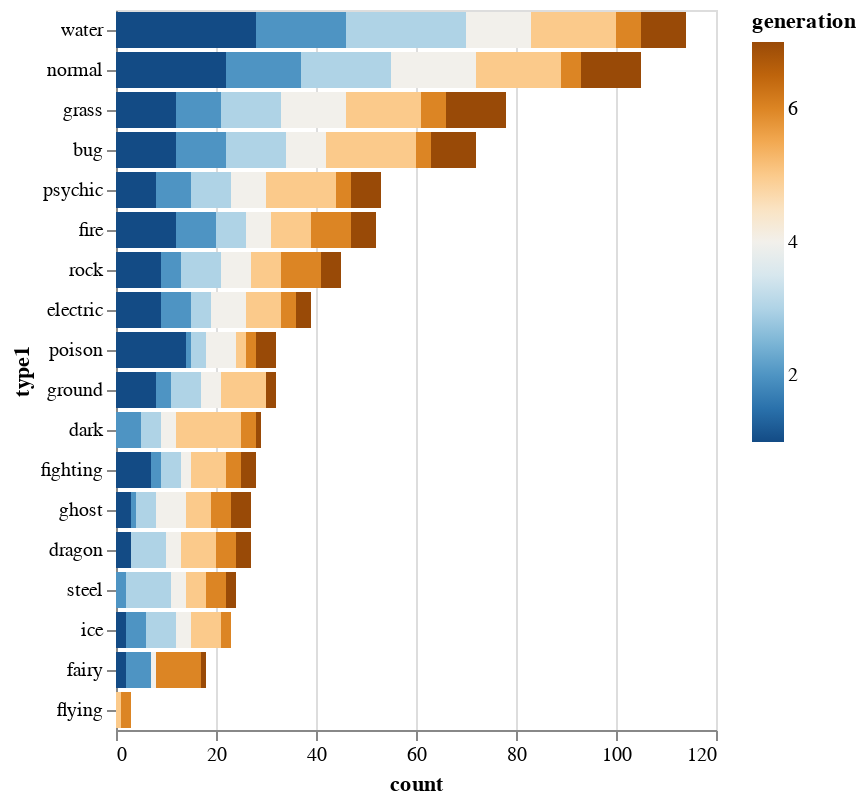

Source (notebook cell):
### Markdown cell above
4. Kehre den Plot um und plotte 
* X-Achse: count, 
* Y-Achse: type1
* Farbe: generation

5. Sortiere die Y-Achse absteigend nach den Werten der X-Achse

### Code cell
alt.Chart(df_generation_type).mark_bar().encode(
    x = 'count', 
    y = alt.Y('type1', sort='-x'),
    color = alt.Color('generation').scale(scheme = 'blueorange')
)

### Figure 1 — Vega-Lite specification as saved in the notebook (floating-point values rounded to 4 significant figures)
{"config": {"view": {"continuousWidth": 300, "continuousHeight": 300}}, "data": {"name": "data-58580f079e78d2ecf11da8f9bbaf431e"}, "mark": {"type": "bar"}, "encoding": {"color": {"field": "generation", "scale": {"scheme": "blueorange"}, "type": "quantitative"}, "x": {"field": "count", "type": "quantitative"}, "y": {"field": "type1", "sort": "-x", "type": "nominal"}}, "$schema": "https://vega.github.io/schema/vega-lite/v5.20.1.json", "datasets": {"data-58580f079e78d2ecf11da8f9bbaf431e": [{"generation": 1, "type1": "water", "count": 28}, {"generation": 1, "type1": "normal", "count": 22}, {"generation": 1, "type1": "poison", "count": 14}, {"generation": 1, "type1": "bug", "count": 12}, {"generation": 1, "type1": "grass", "count": 12}, {"generation": 1, "type1": "fire", "count": 12}, {"generation": 1, "type1": "electric", "count": 9}, {"generation": 1, "type1": "rock", "count": 9}, {"generation": 1, "type1": "psychic", "count": 8}, {"generation": 1, "type1": "ground", "count": 8}, {"generation": 1, "type1": "fighting", "count": 7}, {"generation": 1, "type1": "ghost", "count": 3}, {"generation": 1, "type1": "dragon", "count": 3}, {"generation": 1, "type1": "ice", "count": 2}, {"generation": 1, "type1": "fairy", "count": 2}, {"generation": 2, "type1": "water", "count": 18}, {"generation": 2, "type1": "normal", "count": 15}, {"generation": 2, "type1": "bug", "count": 10}, {"generation": 2, "type1": "grass", "count": 9}, {"generation": 2, "type1": "fire", "count": 8}, {"generation": 2, "type1": "psychic", "count": 7}, {"generation": 2, "type1": "electric", "count": 6}, {"generation": 2, "type1": "dark", "count": 5}, {"generation": 2, "type1": "fairy", "count": 5}, {"generation": 2, "type1": "ice", "count": 4}, {"generation": 2, "type1": "rock", "count": 4}, {"generation": 2, "type1": "ground", "count": 3}, {"generation": 2, "type1": "steel", "count": 2}, {"generation": 2, "type1": "fighting", "count": 2}, {"generation": 2, "type1": "ghost", "count": 1}, {"generation": 2, "type1": "poison", "count": 1}, {"generation": 3, "type1": "water", "count": 24}, {"generation": 3, "type1": "normal", "count": 18}, {"generation": 3, "type1": "grass", "count": 12}, {"generation": 3, "type1": "bug", "count": 12}, {"generation": 3, "type1": "steel", "count": 9}, {"generation": 3, "type1": "rock", "count": 8}, {"generation": 3, "type1": "psychic", "count": 8}, {"generation": 3, "type1": "dragon", "count": 7}, {"generation": 3, "type1": "ground", "count": 6}, {"generation": 3, "type1": "ice", "count": 6}, {"generation": 3, "type1": "fire", "count": 6}, {"generation": 3, "type1": "fighting", "count": 4}, {"generation": 3, "type1": "dark", "count": 4}, {"generation": 3, "type1": "ghost", "count": 4}, {"generation": 3, "type1": "electric", "count": 4}, {"generation": 3, "type1": "poison", "count": 3}, {"generation": 4, "type1": "normal", "count": 17}, {"generation": 4, "type1": "grass", "count": 13}, {"generation": 4, "type1": "water", "count": 13}, {"generation": 4, "type1": "bug", "count": 8}, {"generation": 4, "type1": "psychic", "count": 7}, {"generation": 4, "type1": "electric", "count": 7}, {"generation": 4, "type1": "rock", "count": 6}, {"generation": 4, "type1": "poison", "count": 6}, {"generation": 4, "type1": "ghost", "count": 6}, {"generation": 4, "type1": "fire", "count": 5}, {"generation": 4, "type1": "ground", "count": 4}, {"generation": 4, "type1": "ice", "count": 3}, {"generation": 4, "type1": "steel", "count": 3}, {"generation": 4, "type1": "dark", "count": 3}, {"generation": 4, "type1": "dragon", "count": 3}, {"generation": 4, "type1": "fighting", "count": 2}, {"generation": 4, "type1": "fairy", "count": 1}, {"generation": 5, "type1": "bug", "count": 18}, {"generation": 5, "type1": "normal", "count": 17}, {"generation": 5, "type1": "water", "count": 17}, {"generation": 5, "type1": "grass", "count": 15}, {"generation": 5, "type1": "psychic", "count": 14}, {"generation": 5, "type1": "dark", "count": 13}, {"generation": 5, "type1": "ground", "count": 9}, {"generation": 5, "type1": "fire", "count": 8}, {"generation": 5, "type1": "electric", "count": 7}, {"generation": 5, "type1": "dragon", "count": 7}, {"generation": 5, "type1": "fighting", "count": 7}, {"generation": 5, "type1": "rock", "count": 6}, {"generation": 5, "type1": "ice", "count": 6}, {"generation": 5, "type1": "ghost", "count": 5}, {"generation": 5, "type1": "steel", "count": 4}, {"generation": 5, "type1": "poison", "count": 2}, {"generation": 5, "type1": "flying", "count": 1}, {"generation": 6, "type1": "fairy", "count": 9}, {"generation": 6, "type1": "fire", "count": 8}, {"generation": 6, "type1": "rock", "count": 8}, {"generation": 6, "type1": "water", "count": 5}, {"generation": 6, "type1": "grass", "count": 5}, {"generation": 6, "type1": "normal", "count": 4}, {"generation": 6, "type1": "steel", "count": 4}, {"generation": 6, "type1": "dragon", "count": 4}, {"generation": 6, "type1": "ghost", "count": 4}, {"generation": 6, "type1": "fighting", "count": 3}, {"generation": 6, "type1": "psychic", "count": 3}, {"generation": 6, "type1": "electric", "count": 3}, {"generation": 6, "type1": "dark", "count": 3}, {"generation": 6, "type1": "bug", "count": 3}, {"generation": 6, "type1": "ice", "count": 2}, {"generation": 6, "type1": "flying", "count": 2}, {"generation": 6, "type1": "poison", "count": 2}, {"generation": 7, "type1": "grass", "count": 12}, {"generation": 7, "type1": "normal", "count": 12}, {"generation": 7, "type1": "bug", "count": 9}, {"generation": 7, "type1": "water", "count": 9}, {"generation": 7, "type1": "psychic", "count": 6}, {"generation": 7, "type1": "fire", "count": 5}, {"generation": 7, "type1": "rock", "count": 4}, {"generation": 7, "type1": "ghost", "count": 4}, {"generation": 7, "type1": "poison", "count": 4}, {"generation": 7, "type1": "fighting", "count": 3}, {"generation": 7, "type1": "electric", "count": 3}, {"generation": 7, "type1": "dragon", "count": 3}, {"generation": 7, "type1": "steel", "count": 2}, {"generation": 7, "type1": "ground", "count": 2}, {"generation": 7, "type1": "fairy", "count": 1}, {"generation": 7, "type1": "dark", "count": 1}]}}
